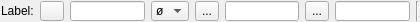
<?xml version="1.0" encoding="UTF-8"?>
<ui version="4.0">
 <class>QG_DimOptions</class>
 <widget class="QWidget" name="QG_DimOptions">
  <property name="geometry">
   <rect>
    <x>0</x>
    <y>0</y>
    <width>420</width>
    <height>22</height>
   </rect>
  </property>
  <property name="sizePolicy">
   <sizepolicy hsizetype="Maximum" vsizetype="Preferred">
    <horstretch>0</horstretch>
    <verstretch>0</verstretch>
   </sizepolicy>
  </property>
  <property name="minimumSize">
   <size>
    <width>420</width>
    <height>22</height>
   </size>
  </property>
  <property name="maximumSize">
   <size>
    <width>420</width>
    <height>22</height>
   </size>
  </property>
  <property name="windowTitle">
   <string>Dimension Options</string>
  </property>
  <layout class="QHBoxLayout">
   <property name="margin">
    <number>1</number>
   </property>
   <item>
    <widget class="QLabel" name="lLabel">
     <property name="sizePolicy">
      <sizepolicy hsizetype="Fixed" vsizetype="Fixed">
       <horstretch>0</horstretch>
       <verstretch>0</verstretch>
      </sizepolicy>
     </property>
     <property name="frameShape">
      <enum>QFrame::NoFrame</enum>
     </property>
     <property name="frameShadow">
      <enum>QFrame::Plain</enum>
     </property>
     <property name="text">
      <string>Label:</string>
     </property>
     <property name="wordWrap">
      <bool>false</bool>
     </property>
    </widget>
   </item>
   <item>
    <widget class="QToolButton" name="bDiameter">
     <property name="sizePolicy">
      <sizepolicy hsizetype="Minimum" vsizetype="Fixed">
       <horstretch>0</horstretch>
       <verstretch>0</verstretch>
      </sizepolicy>
     </property>
     <property name="text">
      <string/>
     </property>
     <property name="icon">
      <iconset resource="png/icons.qrc">
       <normaloff>:/ui/icons/char_diameter.png</normaloff>:/ui/icons/char_diameter.png</iconset>
     </property>
     <property name="checkable">
      <bool>true</bool>
     </property>
    </widget>
   </item>
   <item>
    <widget class="QLineEdit" name="leLabel">
     <property name="sizePolicy">
      <sizepolicy hsizetype="Preferred" vsizetype="Fixed">
       <horstretch>0</horstretch>
       <verstretch>0</verstretch>
      </sizepolicy>
     </property>
    </widget>
   </item>
   <item>
    <widget class="QComboBox" name="cbSymbol">
     <property name="sizePolicy">
      <sizepolicy hsizetype="MinimumExpanding" vsizetype="Fixed">
       <horstretch>0</horstretch>
       <verstretch>0</verstretch>
      </sizepolicy>
     </property>
     <item>
      <property name="text">
       <string>ø</string>
      </property>
     </item>
     <item>
      <property name="text">
       <string>°</string>
      </property>
     </item>
     <item>
      <property name="text">
       <string>±</string>
      </property>
     </item>
     <item>
      <property name="text">
       <string>¶</string>
      </property>
     </item>
     <item>
      <property name="text">
       <string>×</string>
      </property>
     </item>
     <item>
      <property name="text">
       <string>÷</string>
      </property>
     </item>
    </widget>
   </item>
   <item>
    <widget class="QToolButton" name="toolButton">
     <property name="text">
      <string>...</string>
     </property>
     <property name="icon">
      <iconset resource="png/icons.qrc">
       <normaloff>:/ui/icons/tolerance1.png</normaloff>:/ui/icons/tolerance1.png</iconset>
     </property>
    </widget>
   </item>
   <item>
    <widget class="QLineEdit" name="leTol1">
     <property name="sizePolicy">
      <sizepolicy hsizetype="Preferred" vsizetype="Fixed">
       <horstretch>0</horstretch>
       <verstretch>0</verstretch>
      </sizepolicy>
     </property>
    </widget>
   </item>
   <item>
    <widget class="QToolButton" name="toolButton_2">
     <property name="text">
      <string>...</string>
     </property>
     <property name="icon">
      <iconset resource="png/icons.qrc">
       <normaloff>:/ui/icons/tolerance2.png</normaloff>:/ui/icons/tolerance2.png</iconset>
     </property>
    </widget>
   </item>
   <item>
    <widget class="QLineEdit" name="leTol2">
     <property name="sizePolicy">
      <sizepolicy hsizetype="Preferred" vsizetype="Fixed">
       <horstretch>0</horstretch>
       <verstretch>0</verstretch>
      </sizepolicy>
     </property>
    </widget>
   </item>
   <item>
    <widget class="Line" name="sep1">
     <property name="sizePolicy">
      <sizepolicy hsizetype="Fixed" vsizetype="Minimum">
       <horstretch>0</horstretch>
       <verstretch>0</verstretch>
      </sizepolicy>
     </property>
     <property name="frameShape">
      <enum>QFrame::VLine</enum>
     </property>
     <property name="frameShadow">
      <enum>QFrame::Sunken</enum>
     </property>
    </widget>
   </item>
  </layout>
 </widget>
 <layoutdefault spacing="6" margin="11"/>
 <includes>
  <include location="local">rs_dimension.h</include>
  <include location="local">rs_actiondimension.h</include>
  <include location="local">rs_settings.h</include>
 </includes>
 <resources>
  <include location="png/icons.qrc"/>
 </resources>
 <connections>
  <connection>
   <sender>leLabel</sender>
   <signal>textChanged(QString)</signal>
   <receiver>QG_DimOptions</receiver>
   <slot>updateLabel()</slot>
   <hints>
    <hint type="sourcelabel">
     <x>20</x>
     <y>20</y>
    </hint>
    <hint type="destinationlabel">
     <x>20</x>
     <y>20</y>
    </hint>
   </hints>
  </connection>
  <connection>
   <sender>bDiameter</sender>
   <signal>toggled(bool)</signal>
   <receiver>QG_DimOptions</receiver>
   <slot>updateLabel()</slot>
   <hints>
    <hint type="sourcelabel">
     <x>20</x>
     <y>20</y>
    </hint>
    <hint type="destinationlabel">
     <x>20</x>
     <y>20</y>
    </hint>
   </hints>
  </connection>
  <connection>
   <sender>leTol1</sender>
   <signal>textChanged(QString)</signal>
   <receiver>QG_DimOptions</receiver>
   <slot>updateLabel()</slot>
   <hints>
    <hint type="sourcelabel">
     <x>20</x>
     <y>20</y>
    </hint>
    <hint type="destinationlabel">
     <x>20</x>
     <y>20</y>
    </hint>
   </hints>
  </connection>
  <connection>
   <sender>leTol2</sender>
   <signal>textChanged(QString)</signal>
   <receiver>QG_DimOptions</receiver>
   <slot>updateLabel()</slot>
   <hints>
    <hint type="sourcelabel">
     <x>20</x>
     <y>20</y>
    </hint>
    <hint type="destinationlabel">
     <x>20</x>
     <y>20</y>
    </hint>
   </hints>
  </connection>
  <connection>
   <sender>cbSymbol</sender>
   <signal>activated(QString)</signal>
   <receiver>QG_DimOptions</receiver>
   <slot>insertSign(QString)</slot>
   <hints>
    <hint type="sourcelabel">
     <x>20</x>
     <y>20</y>
    </hint>
    <hint type="destinationlabel">
     <x>20</x>
     <y>20</y>
    </hint>
   </hints>
  </connection>
 </connections>
</ui>
